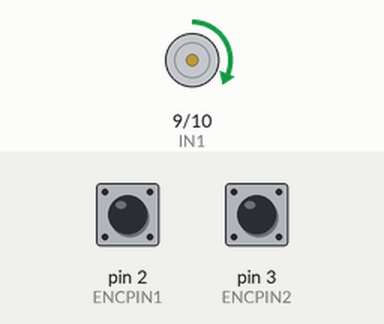
Bench run of a sketch on a simulated Arduino Uno, built with avr-gcc and run on an emulated ATmega328P. Shown: motor-driver pin pairs drawn as motors (green arrow = first pin HIGH = forward, orange = second pin HIGH = backward, longer = more drive). The inputs (shaded band) are chosen by the test bench; at power-on: pin 2 (ENCPIN1) HIGH, pin 3 (ENCPIN2) HIGH. What the sketch prints to the serial monitor is not drawn.

Above: at 0.1 s.
Timing chart, 0 to 1.6 s (numbered marks = the images above):
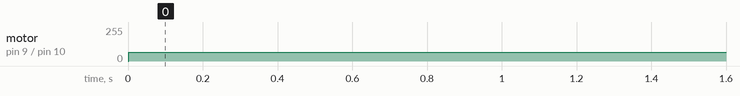

The sketch:

slave_PID_ODOM.ino
```cpp
//front right arduino slave code
//implements PID control and encoder reading and data transmission to master via I2C

#include <Wire.h>

const int I2C_ADDR = 0x30;
//front right = 0x10, front left = 0x20, back right = 0x30, back left = 0x40

//Motor Driver Input pins
const int IN1 = 9;
const int IN2 = 10;

// Encoder hardware interrupt pins
const int ENCPIN1 = 2;
const int ENCPIN2 = 3;

const float CNTS_PER_REV = 46;  // 46 counts per revolution empirically
const float WHEEL_RADIUS = 0.056;  // 60mm radius without tyre deformation(not realistic)
const float WHEEL_CIRC = 2*PI*WHEEL_RADIUS;

volatile long prev_enc1_count = 0;
volatile long prev_enc2_count = 0;
long prev_measure_time = 0;
volatile int enc1_count = 0;
volatile int enc2_count = 0;
float speed = 0.0;
long delta_time = 0;


String direction = "unknown";
volatile int static_counter = 0;
int direction_counter_test = 0;

//moving avg for direction
const int BUFFER_SIZE = 8;//completely random value but works experimentally
int direction_buffer[BUFFER_SIZE];
int buffer_index = 0;
int buffer_sum = 0;
int direction_avg = 0;

//moving avg for speed
const int SPEED_BUFFER_SIZE = 10;//completely random value but works experimentally
float speed_buffer[SPEED_BUFFER_SIZE];
int speed_buffer_index = 0;
float speed_sum = 0;
float speed_avg = 0;
volatile float prev_speed_avg = 0.0;


//PID Control
float Kp = 150.0;  // Proportional gain
float Ki = 33.0;  // Integral gain
float Kd = 26.0;  // Derivative gain
float prev_error = 0.0;  // Last error value
float integral = 0.0;  // Integral sum
float output = 0.0;

volatile float current_speed_cmd = 0.0;

void setup() {
    // motor driver pins
    pinMode(IN1, OUTPUT);
    pinMode(IN2, OUTPUT);
     // hardware interrupt pins
    pinMode(ENCPIN1, INPUT);
    pinMode(ENCPIN2, INPUT);
    attachInterrupt(digitalPinToInterrupt(ENCPIN1), isr_enc1, CHANGE);
    attachInterrupt(digitalPinToInterrupt(ENCPIN2), isr_enc2, CHANGE);
    // comms
    Serial.begin(9600);
    Wire.begin(I2C_ADDR);
    Wire.onReceive(receive_rpi_cmd);
    Wire.onRequest(request_comms);

    // movnig avg buffers for the speed and direction
    for (int i = 0; i < BUFFER_SIZE; i++) {
        direction_buffer[i] = 0;
    }
    for (int i = 0; i < SPEED_BUFFER_SIZE; i++) {
        speed_buffer[i] = 0.0;
    }
    prev_measure_time = millis();
}

void loop() {
    long current_time = millis();
    delta_time = current_time - prev_measure_time;
    //Serial.print(String(enc1_count)+"\n");

    if(delta_time>3){//arbitrary value, lower value => higher responsiveness
        int delta_enc1_count = abs(enc1_count - prev_enc1_count);
        int delta_enc2_count = abs(enc2_count - prev_enc2_count);
        float revs1 = float(delta_enc1_count) / CNTS_PER_REV;//replace with encoder counts per revolution to be more precise
        float revs2 = float(delta_enc2_count) / CNTS_PER_REV;
        float revs = (revs1+revs2)/2.0;
        float distance = revs * WHEEL_CIRC;  //m
        speed = distance / (delta_time / 1000.0);  //m/s
        //speed moving avg
        speed_sum -= speed_buffer[speed_buffer_index];
        speed_buffer[speed_buffer_index] = speed;
        speed_sum += speed;
        speed_buffer_index = (speed_buffer_index + 1) % SPEED_BUFFER_SIZE;
        speed_avg = speed_sum / SPEED_BUFFER_SIZE;
        //prev_speed_avg = speed_avg;  done in the pid calculation
        //Serial.print(String(speed_avg)+"\n");

        float first_half_avg = 0;
        float second_half_avg = 0;
        for(int i = 0; i < BUFFER_SIZE / 2; i++) {
            first_half_avg += direction_buffer[i];
            second_half_avg += direction_buffer[i + BUFFER_SIZE / 2];
        }
        first_half_avg /= (BUFFER_SIZE / 2);
        second_half_avg /= (BUFFER_SIZE / 2);

        float slope = second_half_avg - first_half_avg;
        if (slope > 0) {
            direction = "FORWARD";
            static_counter = 0;
        } else if (slope < 0) {
            direction = "BACKWARDS";
            static_counter = 0;
        } else {
            static_counter++;
        }

        Serial.print(String(speed_avg)+"\n");
        prev_measure_time = current_time;
        prev_enc1_count = enc1_count;
        prev_enc2_count = enc2_count;
    }

    // moving average of direction_counter_test
    buffer_sum -= direction_buffer[buffer_index];
    direction_buffer[buffer_index] = direction_counter_test;
    buffer_sum += direction_counter_test;

    buffer_index++;
    if (buffer_index >= BUFFER_SIZE) {
        buffer_index = 0;
    }

    direction_avg = buffer_sum / BUFFER_SIZE;

    if (static_counter > 5) {
        direction = "STATIC";
    }

    //Serial.print(direction + "\n");
    //Serial.print(String(direction_avg)+"\n");
    executeCommand(current_speed_cmd);
}

void request_comms(){
    //send current speed
    //-->send 4 bytes
    byte* speed_ptr = (byte*)&speed_avg;
    for (int i = 0; i < 4; i++) {
        Wire.write(speed_ptr[i]);
    }
}


void receive_rpi_cmd(int howMany){ //receiving speed by master arduino on a 10ms ROS2 timer
    while (Wire.available()){
        //float = 4 bytes
        byte float_bytes[4];
        for (int i = 0; i < 4; i++) {
            float_bytes[i] = Wire.read();
        }
        float received_cmd = *((float*)float_bytes);

        if(current_speed_cmd != received_cmd){
          current_speed_cmd = received_cmd;
          executeCommand(current_speed_cmd);
        }else{
          executeCommand(current_speed_cmd);
        }
    }
}


void executeCommand(float command){//command = target speed in m/s
    if(delta_time == 0 ){
      return; //prevent div by zero
    }

    int target_dir = (command >= 0) ? 1 : -1;
    float target_speed = fabs(command);
    float error = target_speed - speed_avg;

    integral+= error * (delta_time/1000.0);

    //clamp the integral term to limit windup
    if(fabs(integral) > 5.0){
      integral = sign(integral) * 5.0;
    }

    //float derivative = (error-prev_error)/(delta_time/1000.0);
    //calculate derivative on the measurement instead of the error
    float derivative = -(speed_avg - prev_speed_avg) / (delta_time / 1000.0);
    prev_speed_avg = speed_avg;

    //clamp the derivative term because it can lead to instability if there is a delay in the system
    if(fabs(derivative) > 5.0){
      derivative = sign(derivative) * 5.0;
    }

    output = Kp * error + Ki * integral + Kd * derivative;

    //delay(200);
    //Serial.print("ERROR: " + String(Kp*error)+"\n");
    //Serial.print("DERIV: " + String(Kd*derivative)+"\n");
    //Serial.print("INT: " + String(Ki*integral)+"\n");
    //Serial.print("OUTPUT: " + String(output)+"\n");

    int pwm_cmd = constrain(int(output), 65, 255);

    //Serial.print("PWM: " + String(pwm_cmd)+"\n");

    prev_error = error;
    int current_dir = 0;
    if(direction == "FORWARD"){
      current_dir = 1;
    }else if (direction == "BACKWARD"){
      current_dir = -1;
    }else{
      current_dir = 0; //not doing anything abt that for now lol
    }

    if (target_dir == current_dir) {
        if (current_dir == 1) {
            analogWrite(IN1, pwm_cmd);  //go forwards
            analogWrite(IN2, 0);
        } else {
            analogWrite(IN1, 0);
            analogWrite(IN2, pwm_cmd);  //go backwards
        }
    } else {
        if (current_dir == 1) {
            analogWrite(IN1, 0);
            analogWrite(IN2, pwm_cmd);  //reverse the movement
        } else {
            analogWrite(IN1, pwm_cmd);  //reverse the movement
            analogWrite(IN2, 0);
        }
    }
}

void isr_enc1() {
    if (digitalRead(ENCPIN1) != digitalRead(ENCPIN2)) {
        enc1_count++;
        direction = "FORWARD";
        direction_counter_test++;
        static_counter = 0;
    } else {
        enc1_count--;
    }
}

void isr_enc2() {
    if (digitalRead(ENCPIN2) != digitalRead(ENCPIN1)) {
        enc2_count++;
        direction = "BACKWARD";
        direction_counter_test--;
        static_counter = 0;
    } else {
        enc2_count--;
    }
}

int sign(float value) {
    return (value > 0) - (value < 0);
}
```

Measured:
- by itself, motor on pin 9 (IN1) / pin 10 (IN2): stopped → forward 65/255 at 0.00 s
